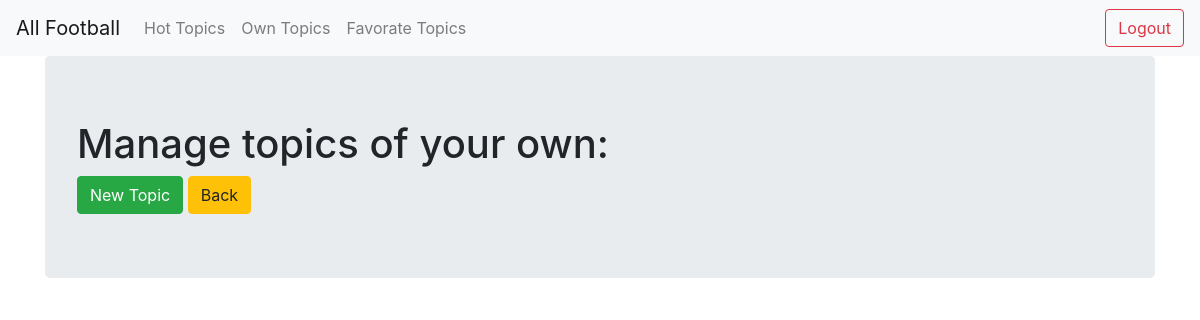
The page /favorate_topics/ (signed in) on the database as committed earlier.
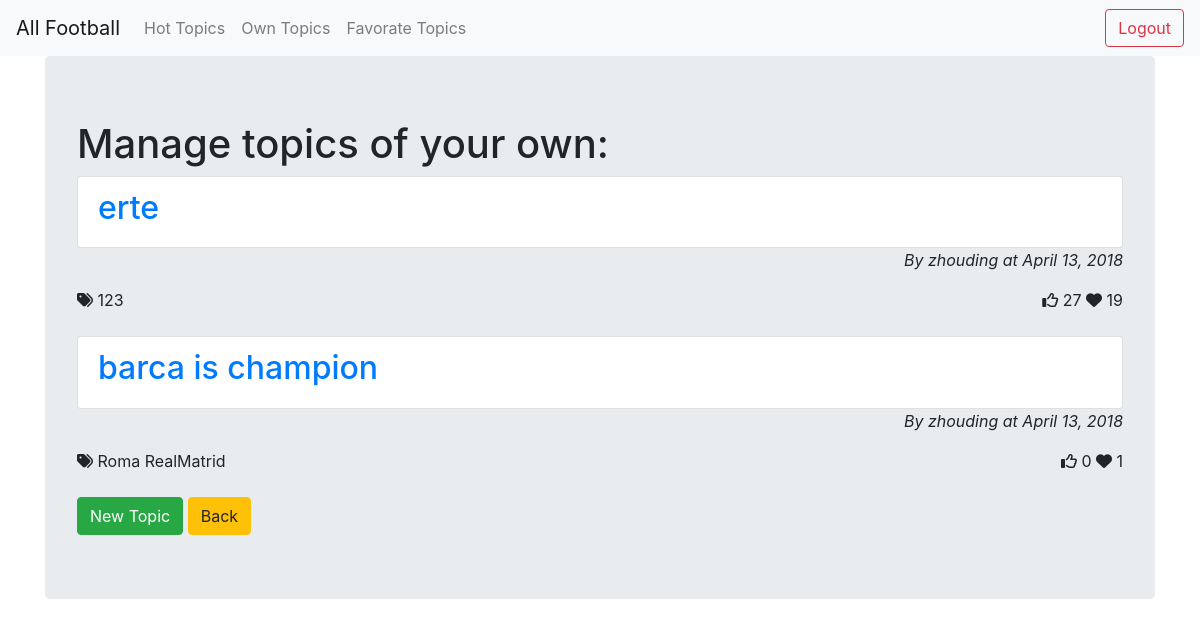
The same page on the database as committed later.
### app/models.py (models this page shows, shortened)
class Topic(models.Model):
    title = models.CharField(max_length = 256)
    content = models.CharField(max_length = 3000)
    author = models.ForeignKey(User, related_name = 'author', on_delete=models.CASCADE)
    date = models.DateField(auto_now = False, auto_now_add = True)
    likes = models.BigIntegerField(blank=True, null=True)
    favorates = models.BigIntegerField(blank=True, null=True)
    favorate_by = models.ManyToManyField(User, blank=True)
    tags = models.ManyToManyField(Tag, blank=True)

class Tag(models.Model):
    label = models.CharField(max_length = 20)

### app/views.py (the view)
# urls.py: path('favorate_topics/', views.FavorateListView.as_view(), name='favorate_topics'),
class FavorateListView(ListView):
    model = models.Topic
    template_name = 'favorate_topics.html'
    context_object_name = 'topics'
    def get_queryset(self):
        user = self.request.user
        topics = user.topic_set.all().order_by('-favorates', '-likes', '-date')   #topic_set  -> auto create by manytomany fields
        return topics

### templates/favorate_topics.html (shortened to what this page needs)
{% extends "base.html" %}
{% block content %}
    <div class="jumbotron">
        <h1>Manage topics of your own:</h1>
        <ul class="list-group">
            {% for topic in topics %}
            <a href="{{ topic.id }}"><li class="list-group-item"><h2>{{ topic.title }}</h2></li></a>
            <em style="text-align:right"><p>By {{ topic.author.username }} at {{ topic.date }}</p></em>
            <div>
                <div style="float:left">
                    <i class="fa fa-tags" aria-hidden="true"></i>
                    {% for tag in topic.tags.all %}
                    {{ tag.label }}
                    {% endfor %}
                </div>
                <div style="float:right">
                    <i class="fa fa-thumbs-o-up" aria-hidden="true"></i>
                    {{ topic.likes }}
                    <i class="fa fa-heart" aria-hidden="true"></i>
                    {{ topic.favorates }}
                </div>
            </div>
            {% endfor %}
        </ul>
        <a href="{% url 'app:new_topic' %}"><button type="button" class="btn btn-success">New Topic</button></a>
        <a href="{% url 'app:topics' %}"><button type="button" class="btn btn-warning">Back</button></a>
    </div>
{% endblock %}

### templates/base.html (shortened to what this page needs)
<!DOCTYPE html>
{% load staticfiles %}
<html>
<head>
    <link rel="stylesheet" href="https://maxcdn.bootstrapcdn.com/bootstrap/4.0.0/css/bootstrap.min.css">
</head>
<body>
    <nav class="navbar navbar-expand-lg navbar-light bg-light">
        <a class="navbar-brand" href="#">All Football</a>
        {% if user.is_authenticated %}
        <div class="collapse navbar-collapse" id="navbarSupportedContent">
          <ul class="navbar-nav mr-auto">
            <li class="nav-item">
              <a class="nav-link" href="{% url "app:topics" %}">Hot Topics <span class="sr-only">(current)</span></a>
            </li>
            <li class="nav-item">
              <a class="nav-link" href="{% url "app:own_topics" %}">Own Topics</a>
            </li>
            <li class="nav-item">
                <a class="nav-link" href="{% url "app:favorate_topics" %}">Favorate Topics</a>
              </li>
          </ul>
            <a href="{% url 'app:user_logout' %}"><button class="btn btn-outline-danger my-2 my-sm-0" type="button">Logout</button></a>
          {% endif %}
        </div>
      </nav>
      <div class="container mycontent">
        {% block content %}
        {% endblock %}
      </div>
</body>
</html>

Rows that differ between the two databases and show on the page:
added Topic: title "erte", author.username "zhouding", date "April 13, 2018", likes "27", favorates "19"
added Tag: label "123", shown under "erte"
added Topic: title "barca is champion", author.username "zhouding", date "April 13, 2018", likes "0", favorates "1"
added Tag: label "Roma", shown under "barca is champion"
added Tag: label "RealMatrid", shown under "barca is champion"
